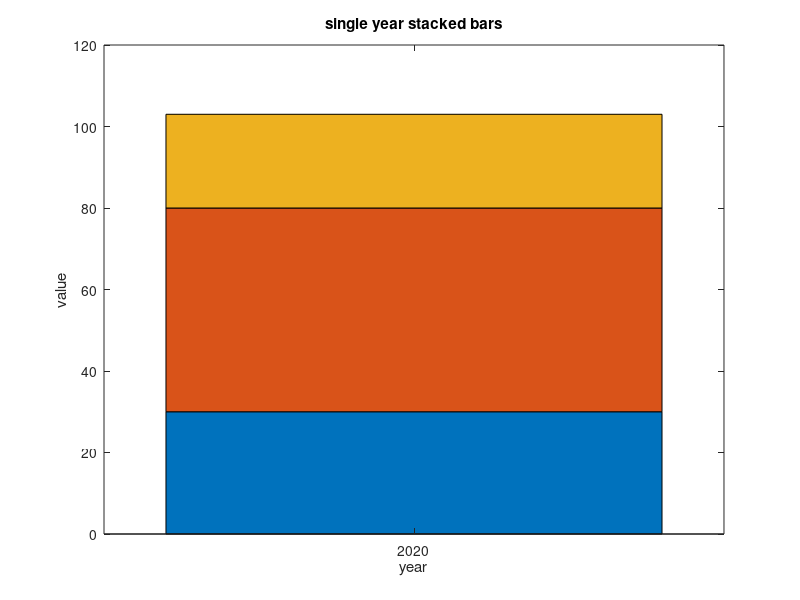

The MATLAB script that drew this image: (Note: this script raises an error after producing the figure.)
%=============================================================================
% Copyright (c) 2016-present Allan CORNET (Nelson)
%=============================================================================
% This file is part of Nelson.
%=============================================================================
% LICENCE_BLOCK_BEGIN
% SPDX-License-Identifier: LGPL-3.0-or-later
% LICENCE_BLOCK_END
%=============================================================================
% <--ADV-CLI MODE-->
%=============================================================================

close all;
%=============================================================================
f = figure('Visible', 'on', 'Position', [100 100 560 420], 'Color', [1 1 1]);
axes('Parent', f);
x = 2020;
y = [30 50 23];
bar(x, y, "stacked");
title('single year stacked bars');
xlabel('year');
ylabel('value');
drawnow();
%=============================================================================
asserts.istrue(isgraphics(f, 'figure'));
asserts.isequal(f.Type, 'figure');
asserts.isequal(char(f.Visible), 'on');
asserts.isequal(f.Color, [1 1 1]);
axesHandles = findobj(f, 'Type', 'axes');
asserts.isequal(numel(axesHandles), 1);
for k = 1:numel(axesHandles)
  asserts.isequal(axesHandles(k).Type, 'axes');
  asserts.isequal(axesHandles(k).Parent, f);
end
barObjects = findobj(f, 'Type', 'bar');
asserts.isequal(numel(barObjects), 3);
asserts.istrue(all(isgraphics(barObjects, 'bar')));
for k = 1:numel(barObjects)
  asserts.isequal(barObjects(k).Type, 'bar');
end
close(f);
close all;
%=============================================================================
